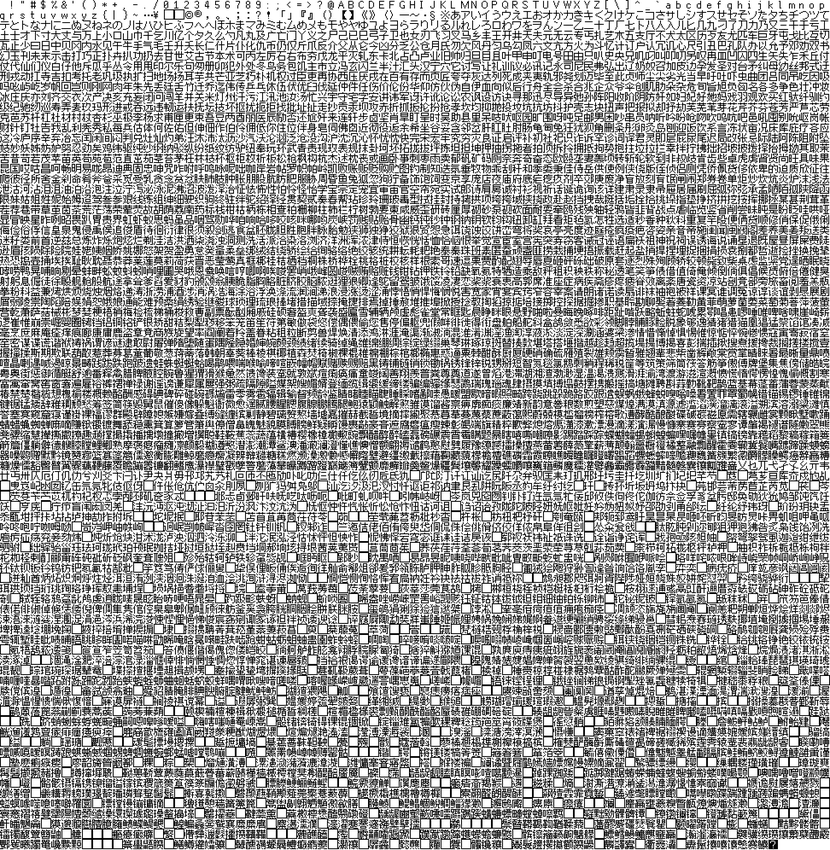
#> input picture release/fusion-pixel-font-24px-proportional-zh_hans/fusion-pixel-font-24px-proportional-zh_hans-table-24-24.png, 830 x 850 px, shrunk from 1944 x 1992 before the run, found by its file name
$ jupyter execute --allow-errors rotate_font_direction.ipynb
#> lines starting #> are read from the running program, lines starting #| are printed output that depends on the picture; after the words box and inside, x2 and y2 are one past the last pixel; in counts of white or black regions, pixels touching at a corner belong together
[cell 1]
from PIL import Image
import numpy as np
import os

[cell 2]
# Configuration
# macOS 下路径写法可能需要调整

# 已生成的 Playdate 字体图片路径
FONT_IMAGE_TABLE_FILEPATH = "release\\fusion-pixel-font-24px-proportional-zh_hans\\fusion-pixel-font-24px-proportional-zh_hans-table-24-24.png"
# 输出文件夹路径
OUTPUT_DIR = 'output'

# 旋转方向：
# rotate_right_90   顺时针旋转 90°
# rotate_left_90    逆时针旋转 90°
# rotate_180        旋转 180°
ROTATE_DIRECTION = "rotate_right_90"
# 跳过前多少个字符不进行旋转。如果使用 make_font.ipynb 生成的字体，设置为 101 可以跳过半角拉丁字母与符号
SKIP_ROTATION = 101

[cell 3]
FONT_GRID_WIDTH_HEIGHT = os.path.basename(FONT_IMAGE_TABLE_FILEPATH).replace(".png", "").split("-table-")[1:][0].split("-")

[cell 4]
def rotate_img_cells(img_path):
    img = Image.open(img_path)
#> img is the input picture: PIL image 830x850 RGBA; mean R, G, B, A 0, 0, 0, 96
    width, height = img.size
#> width = 830; height = 850

    cell_width = int(FONT_GRID_WIDTH_HEIGHT[0])
    cell_height = int(FONT_GRID_WIDTH_HEIGHT[1])

    # 将图片转为numpy数组
    img_array = np.array(img)

    skip_count = 0

    # 从左到右，从上到下顺时针旋转90度每个格子内的像素
    for i in range(0, height, cell_height):
        for j in range(0, width, cell_width):
            if skip_count < SKIP_ROTATION:
                skip_count += 1
                continue

            cell = img_array[i:i + cell_height, j:j + cell_width]
            if ROTATE_DIRECTION == "rotate_right_90":
                cell_rotated = np.flip(np.transpose(cell, (1, 0, 2)), 1)
            elif ROTATE_DIRECTION == "rotate_left_90":
                cell_rotated = np.flip(np.transpose(cell, (1, 0, 2)), 0)
            elif ROTATE_DIRECTION == "rotate_180":
                cell_rotated = np.flip(np.flip(cell, 0), 1)
            img_array[i:i + cell_height, j:j + cell_width] = cell_rotated
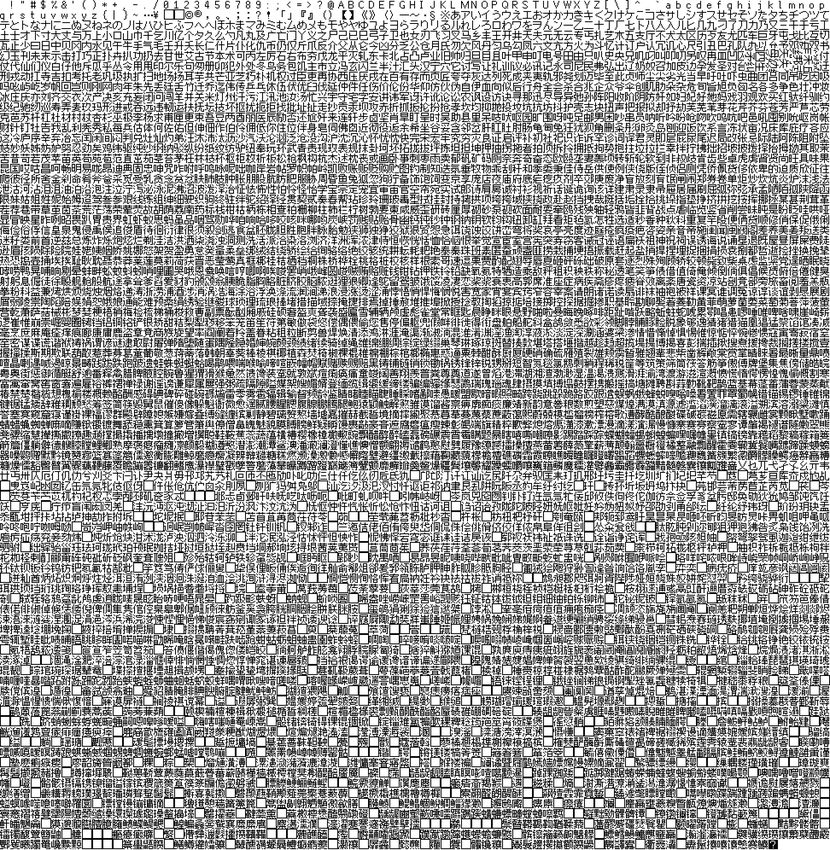
#> img_array: shape (850, 830, 4); 0.23% of pixels changed, all inside (x1, y1, x2, y2) = (744, 48, 816, 72); transparent parts drawn white
#> after the loop, skip_count = 101

    # 保存结果
    rotated_img = Image.fromarray(img_array)
    rotated_img.save(os.path.join(OUTPUT_DIR, os.path.basename(img_path)))
